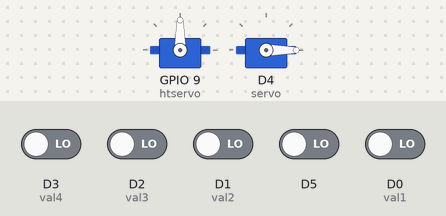
The sketch below on a simulated ESP8266 (NodeMCU). On the bench: 2 × servo. The inputs (shaded band) are chosen by the test bench; at power-on: D0 (val1), D1 (val2), D2 (val3), D3 (val4), D5 LOW. WiFi joins after 1.5 s; servers stay silent unless stated; uploads are accepted with an empty reply; what the sketch prints to the serial monitor is not drawn.

Above: at 4.7 s.
4.8 s: D0 (val1) driven HIGH
At 11.5 s:
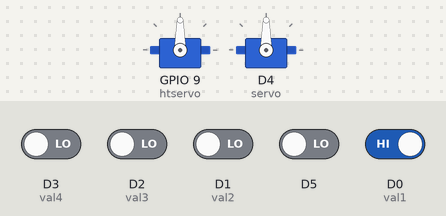
12.2 s: D0 (val1) driven LOW
Timing chart, 0 to 27.6 s (numbered marks = the images above; inputs shaded):
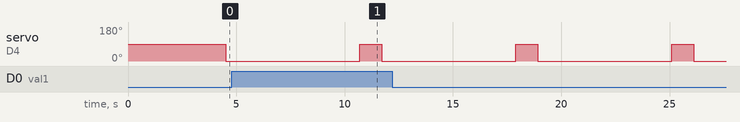

Measured:
- by itself, servo on D4 (servo): alternates 90° for 1.0 s and 0° for 6.2 s

The sketch:

Final.ino
```cpp
#include <ESP8266WiFi.h>
#include <WiFiClient.h>
#include <ESP8266WebServer.h>
#include <ESP8266HTTPClient.h>
#include <Servo.h>
//int Led_OnBoard = 2;                  // Initialize the Led_OnBoard
int val1 = D0;
int val2 = D1;
int val3 = D2;
int val4 = D3;
Servo htservo;
Servo servo;
int pos = 0;

const char* ssid = "Pathirage";                  // Your wifi Name
const char* password = "pathirage782";          // Your wifi Password
int s1;
const char *host = "192.168.1.31"; //Your pc or server (database) IP, example : 192.168.0.0 , if you are a windows os user, open cmd, then type ipconfig then look at IPv4 Address.

void setup() {
  // put your setup code here, to run once:
  delay(1000);
 // pinMode(Led_OnBoard, OUTPUT);       // Initialize the Led_OnBoard pin as an output
  pinMode(val1, INPUT);
  pinMode(val2, INPUT);
  pinMode(val3, INPUT);
  pinMode(val4, INPUT);

  htservo.attach(9);
  pinMode (3,INPUT);
  Serial.begin(115200);
  WiFi.mode(WIFI_OFF);        //Prevents reconnection issue (taking too long to connect)
  delay(1000);
  WiFi.mode(WIFI_STA);        //This line hides the viewing of ESP as wifi hotspot

  WiFi.begin(ssid, password);     //Connect to your WiFi router
  Serial.println("");

  Serial.print("Connecting"); // Wait for connection
  while (WiFi.status() != WL_CONNECTED) {
    //digitalWrite(Led_OnBoard, LOW);
   // delay(250);
    Serial.print(".");
    //digitalWrite(Led_OnBoard, HIGH);
    delay(250);
  }

  //digitalWrite(Led_OnBoard, HIGH);
  //If connection successful show IP address in serial monitor
  Serial.println("");
  Serial.println("Connected to Network/SSID");
  Serial.print("IP address: ");
  Serial.println(WiFi.localIP());  //IP address assigned to your ESP

  servo.attach(D4); //D4

}

void loop() {
  int  ldrvalue5=digitalRead(D5);
  if (ldrvalue5= 1)
    {
  servo.write(90);

delay(1000);
servo.write(0);

delay(1000);}

/*
   htservo.write(pos);

    if (digitalRead(3) == HIGH)
    {
      pos = 90;
      htservo.write(pos);
      delay(3000);
    }

    else
    {
      pos = 0;
      htservo.write(pos);
    }*/
  // put your main code here, to run repeatedly:
  HTTPClient http;    //Declare object of class HTTPClient

  String LdrValueSend, postData,LdrValueSend2,LdrValueSend3,LdrValueSend4,LdrValueSend5;
int  ldrvalue=digitalRead(val1);  //Read
int  ldrvalue2=digitalRead(val2);
int  ldrvalue3=digitalRead(val3);
int  ldrvalue4=digitalRead(val4);

delay(1000);
  LdrValueSend = String(ldrvalue);   //String to interger conversion
 LdrValueSend2 = String(ldrvalue2);
 LdrValueSend3 = String(ldrvalue3);
 LdrValueSend4 = String(ldrvalue4);
 LdrValueSend5 = String(ldrvalue5);
  //Post Data
  postData = "ldrvalue=" + LdrValueSend + "&ldrvalue2=" + LdrValueSend2 + "&ldrvalue3=" + LdrValueSend3 + "&ldrvalue4=" + LdrValueSend4;


   WiFiClient client;
  http.begin(client,"http://192.168.1.31/car-park/Nodemcu/InsertDB.php");              //Specify request destination
  http.addHeader("Content-Type", "application/x-www-form-urlencoded");    //Specify content-type header

  int httpCode = http.POST(postData);   //Send the request

  String payload = http.getString();    //Get the response payload

  Serial.println("LDR Value=" + ldrvalue);
  Serial.println(httpCode);   //Print HTTP return code
  Serial.println(payload);    //Print request response payload
  Serial.println("Slot 1 =" + LdrValueSend);
 Serial.println("Slot 2 =" + LdrValueSend2);
  Serial.println("Slot 3 =" + LdrValueSend3);
   Serial.println("Slot 4 =" + LdrValueSend4);
   Serial.println("Entry Gate =" + LdrValueSend5);

  http.end();  //Close connection

  delay(4000);  //Here there is 4 seconds delay plus 1 second delay below, so Post Data at every 5 seconds
 // digitalWrite(Led_OnBoard, LOW);
 // delay(1000);
 // digitalWrite(Led_OnBoard, HIGH);
}
```
